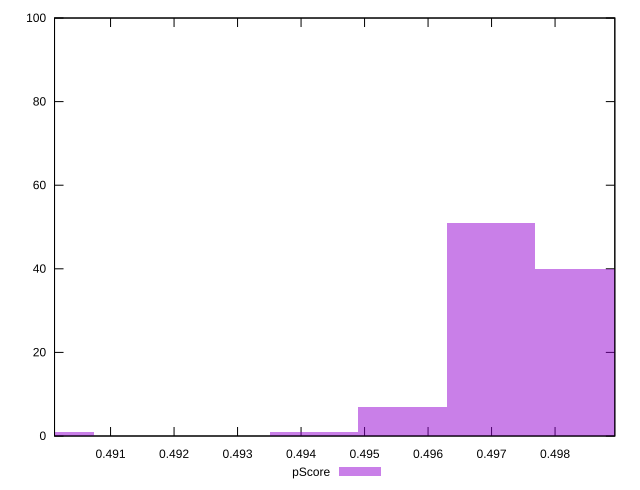

Reproduce this figure in gnuplot.
reset

$pScore <<EOF
0.49837347729706566 40
0.49698525034080643 51
0.4955970233845472 7
0.49420879642828797 1
0.4900441155595103 1
EOF

set key outside below
set boxwidth 0.0013882269562592359
set xrange [0.49011764705882355:0.4989411764705882]
set yrange [0:100]
set trange [0:100]
set style fill transparent solid 0.5 noborder
set terminal svg size 640, 490 enhanced background rgb 'white'
set output "report_00009_2021-02-08T22-37-41.559Z/uses-rel-preload/samples/pages+cached+noadtech+nomedia+nocss/pScore/histogram.svg"

plot $pScore title "pScore" with boxes

reset
